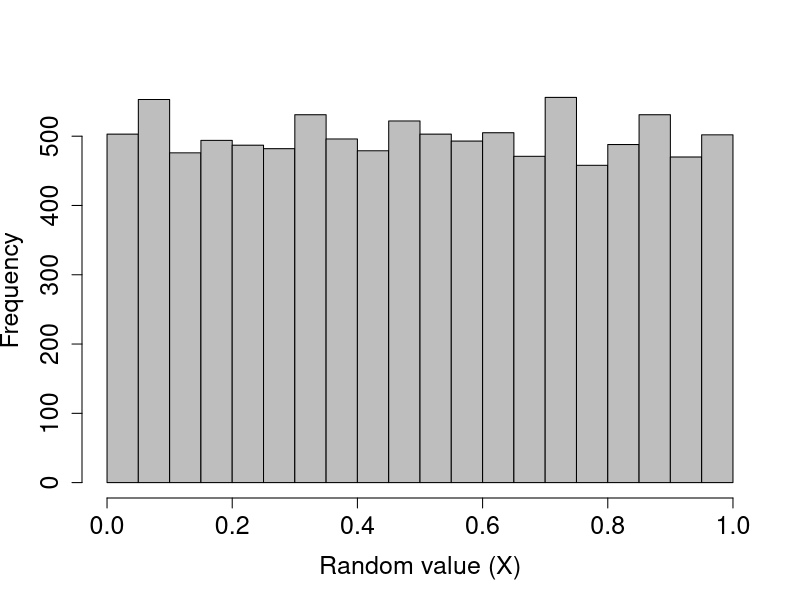
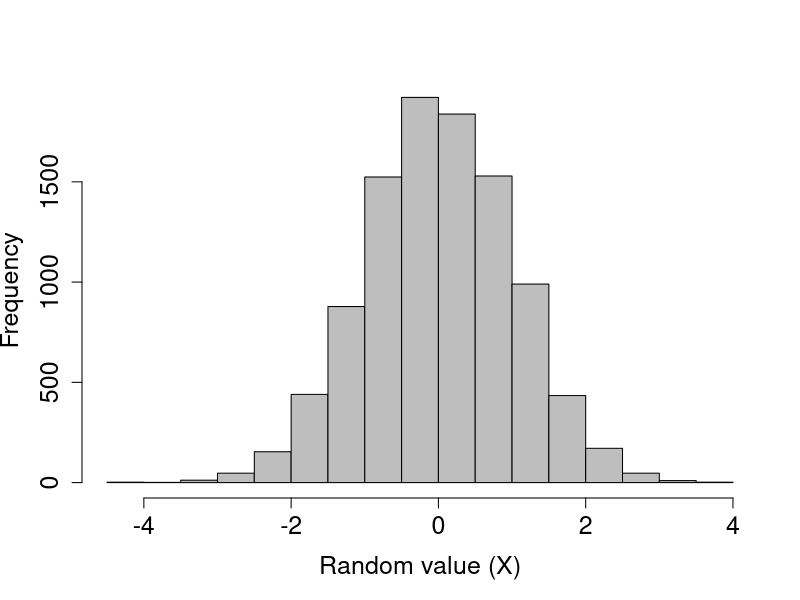
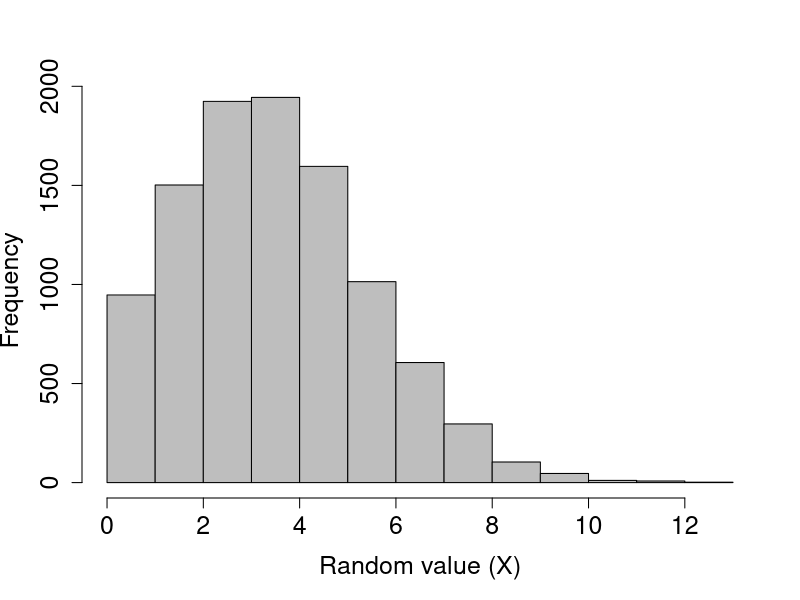
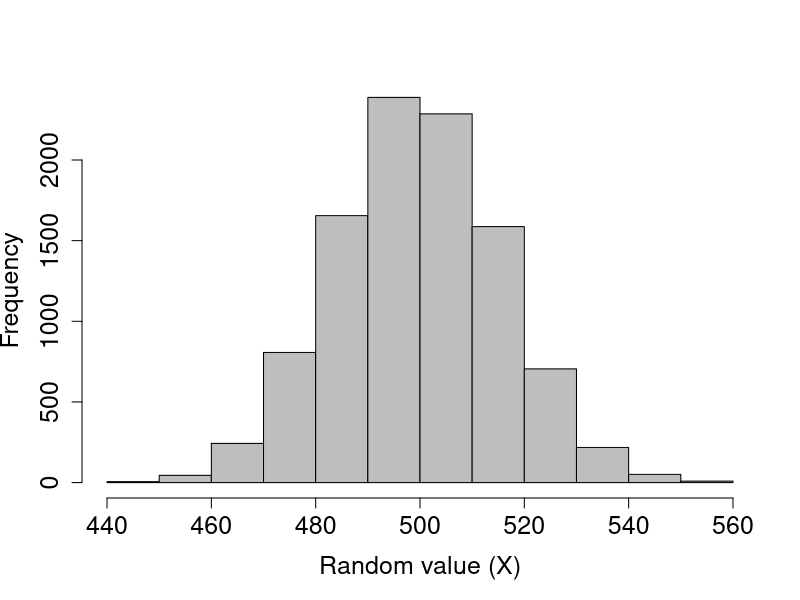
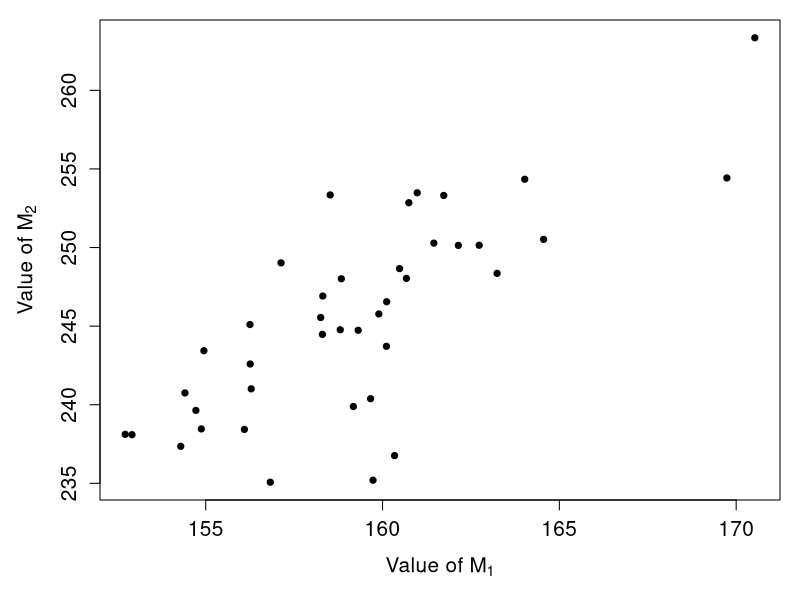
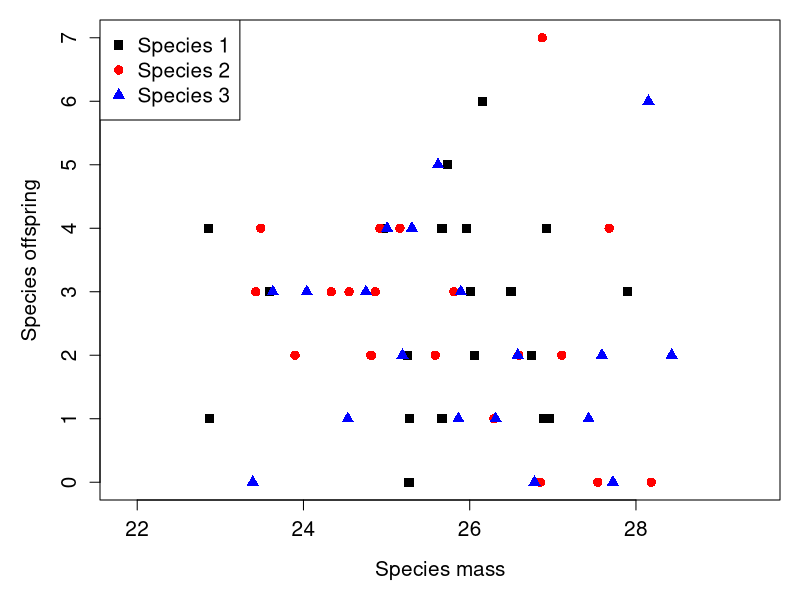

Reproduce these figures in R, in order.
## ---- chunk 1
rand_unifs_10 <- runif(n = 10, min = 0, max = 1);
## ---- chunk 2
print(rand_unifs_10);
## ---- chunk 3
rand_unifs_10000 <- runif(n = 10000, min = 0, max = 1);
hist(rand_unifs_10000, xlab = "Random value (X)", col = "grey",
     main = "", cex.lab = 1.5, cex.axis = 1.5);
## ---- chunk 4
rand_norms_10 <- rnorm(n = 10, mean = 0, sd = 1);
## ---- chunk 5
print(rand_norms_10);
## ---- chunk 6
rand_norms_10000 <- rnorm(n = 10000, mean = 0, sd = 1);
hist(rand_norms_10000, xlab = "Random value (X)", col = "grey",
     main = "", cex.lab = 1.5, cex.axis = 1.5);
## ---- chunk 7
rand_poissons <- rpois(n = 10, lambda = 1);
print(rand_poissons);
## ---- chunk 8
rand_poissons_10000 <- rpois(n = 10000, lambda = 4);
hist(rand_poissons_10000, xlab = "Random value (X)", col = "grey",
     main = "", cex.lab = 1.5, cex.axis = 1.5);
## ---- chunk 9
coin_flips <- rbinom(n = 1, size = 1000, prob = 0.5);
print(coin_flips);
## ---- chunk 10
coin_flips_2 <- rbinom(n = 2, size = 1000, prob = 0.5);
print(coin_flips_2);
## ---- chunk 11
coin_flips_10000 <- rbinom(n = 10000, size = 1000, prob = 0.5);
## ---- chunk 12
hist(coin_flips_10000, xlab = "Random value (X)", col = "grey",
     main = "", cex.lab = 1.5, cex.axis = 1.5);
## ---- chunk 13
flips_10 <- rbinom(n = 10, size = 1, prob = 0.5);
## ---- chunk 14
print(flips_10);
## ---- chunk 15
rand_number_1 <- sample(x = 1:10, size = 1);
## ---- chunk 16
rand_number_10 <- sample(x = 1:10, size = 10);
print(rand_number_10);
## ---- chunk 17
rand_number_10_r <- sample(x = 1:10, size = 10, replace = TRUE);
print(rand_number_10_r);
## ---- chunk 18
prob_vec      <- c( rep(x = 0.05, times = 5), rep(x = 0.15, times = 5) );
rand_num_bias <- sample(x = 1:10, size = 10, replace = TRUE, prob = prob_vec);
print(rand_num_bias);
## ---- chunk 19
species <- c("species_A", "species_B", "species_C");
## ---- chunk 20
sp_sample <- sample(x = species, size = 12, replace = TRUE, 
                    prob = c(0.5, 0.25, 0.25) 
                    );
## ---- chunk 21
print(sp_sample);
## ---- chunk 22
N   <- 10000;
rho <- 0.3;
x1  <- rnorm(n = N, mean = 0, sd = 1);
x2  <- (rho * x1) + sqrt(1 - rho*rho) * rnorm(n = N, mean = 0, sd = 1);
## ---- chunk 23
cor(x1, x2);
## ---- chunk 24
library("MASS");
## ---- chunk 25
bumpus <- read.csv("Bumpus_data.csv");
c_bump <- cov(bumpus[,3:5]);
## ---- chunk 26
library(knitr);
mns <- round(apply(X = bumpus[,3:5], MARGIN = 2, FUN = mean), digits = 2);
vrs <- round(apply(X = bumpus[,3:5], MARGIN = 2, FUN = var), digits = 2);
nms <- c("M1", "M2", "M3");
dfrm <- data.frame(measurement = nms, mean = mns, variance = vrs);
rownames(dfrm) <- NULL;
kable(dfrm);
## ---- chunk 27
matrix_data <- c(12.68, 13.95, 3.07, 13.95, 30.39, 4.70, 3.07, 4.70, 2.18);
cv_mat      <- matrix(data = matrix_data, nrow = 3, ncol = 3, byrow = TRUE);
rownames(cv_mat) <- c("M1", "M2", "M3");
colnames(cv_mat) <- c("M1", "M2", "M3");
## ---- chunk 28
print(cv_mat);
## ---- chunk 29
mns <- c(159.54, 245.26, 25.52);
## ---- chunk 30
sim_data <- mvrnorm(n = 40, mu = mns, Sigma = cv_mat);
## ---- chunk 31
kable(sim_data);
## ---- chunk 32
apply(X = sim_data, MARGIN = 2, FUN = mean);
## ---- chunk 33
cov(sim_data);
## ---- chunk 34
par(mar = c(5, 5, 1, 1));
plot(x = sim_data[,1], y = sim_data[,2], pch = 20, cex = 1.25, cex.lab = 1.25,
     cex.axis = 1.25, xlab = expression(paste("Value of ", M[1])),
     ylab = expression(paste("Value of ", M[2])));
## ---- chunk 35
N           <- 20;
matrix_data <- c(12.68, 13.95, 3.07, 13.95, 30.39, 4.70, 3.07, 4.70, 2.18);
cv_mat      <- matrix(data = matrix_data, nrow = 3, ncol = 3, byrow = TRUE);
mns_1       <- c(159.54, 245.26, 25.52);
sim_data_1  <- mvrnorm(n = N, mu = mns, Sigma = cv_mat);
colnames(sim_data_1) <- c("Length", "Width", "Mass");
# Below, I bind a column for indicating 'species_1' identity
species     <- rep(x = "species_1", times = 20); # Repeats 20 times
sp_1        <- data.frame(species, sim_data_1);
## ---- chunk 36
offspring   <- rpois(n = N, lambda = sp_1$Mass * 0.1);
sp_1        <- cbind(sp_1, offspring);
## ---- chunk 37
kable(sp_1);
## ---- chunk 38
# First making species 2
mns_2       <- c(159.54, 245.26, 25.52 + 3); # Add a bit
sim_data_2  <- mvrnorm(n = N, mu = mns, Sigma = cv_mat);
colnames(sim_data_2) <- c("Length", "Width", "Mass");
species     <- rep(x = "species_2", times = 20); # Repeats 20 times
offspring   <- rpois(n = N, lambda = sim_data_2[,3] * 0.1);
sp_2        <- data.frame(species, sim_data_2, offspring);
# Now make species 3
mns_3       <- c(159.54, 245.26, 25.52 + 4.5); # Add a bit more
sim_data_3  <- mvrnorm(n = N, mu = mns, Sigma = cv_mat);
colnames(sim_data_3) <- c("Length", "Width", "Mass");
species     <- rep(x = "species_3", times = 20); # Repeats 20 times
offspring   <- rpois(n = N, lambda = sim_data_3[,3] * 0.1);
sp_3        <- data.frame(species, sim_data_3, offspring);
# Bring it all together in one data set
dat <- rbind(sp_1, sp_2, sp_3);
## ---- chunk 39
kable(dat);
## ---- chunk 40
aov_result <- aov(Mass ~ species, data = dat);
summary(aov_result);
## ---- chunk 41
par(mar = c(5, 5, 1, 1));
s1 <- dat[dat[,1] == "species_1",];
s2 <- dat[dat[,1] == "species_2",];
s3 <- dat[dat[,1] == "species_3",];
plot(x = s1$Mass, y = s1$offspring, pch = 15, cex = 1.25, cex.lab = 1.25,
     cex.axis = 1.25, xlab = "Species mass", ylab = "Species offspring",
     xlim = c(min(dat$Mass) - 1, max(dat$Mass) + 1),
     ylim = c(0, max(dat$offspring)), col = "black");
points(x = s2$Mass, y = s2$offspring, pch = 16, cex = 1.25, col = "red");
points(x = s3$Mass, y = s3$offspring, pch = 17, cex = 1.25, col = "blue");
legend("topleft", pch = 15:17, col = c("black", "red", "blue"), 
       legend = c("Species 1", "Species 2", "Species 3"), cex = 1.25);
## ---- chunk 42
library(lme4);
mod <- glmer(offspring ~ Mass + (1 | species), data = dat, family = "poisson");
summary(mod);
